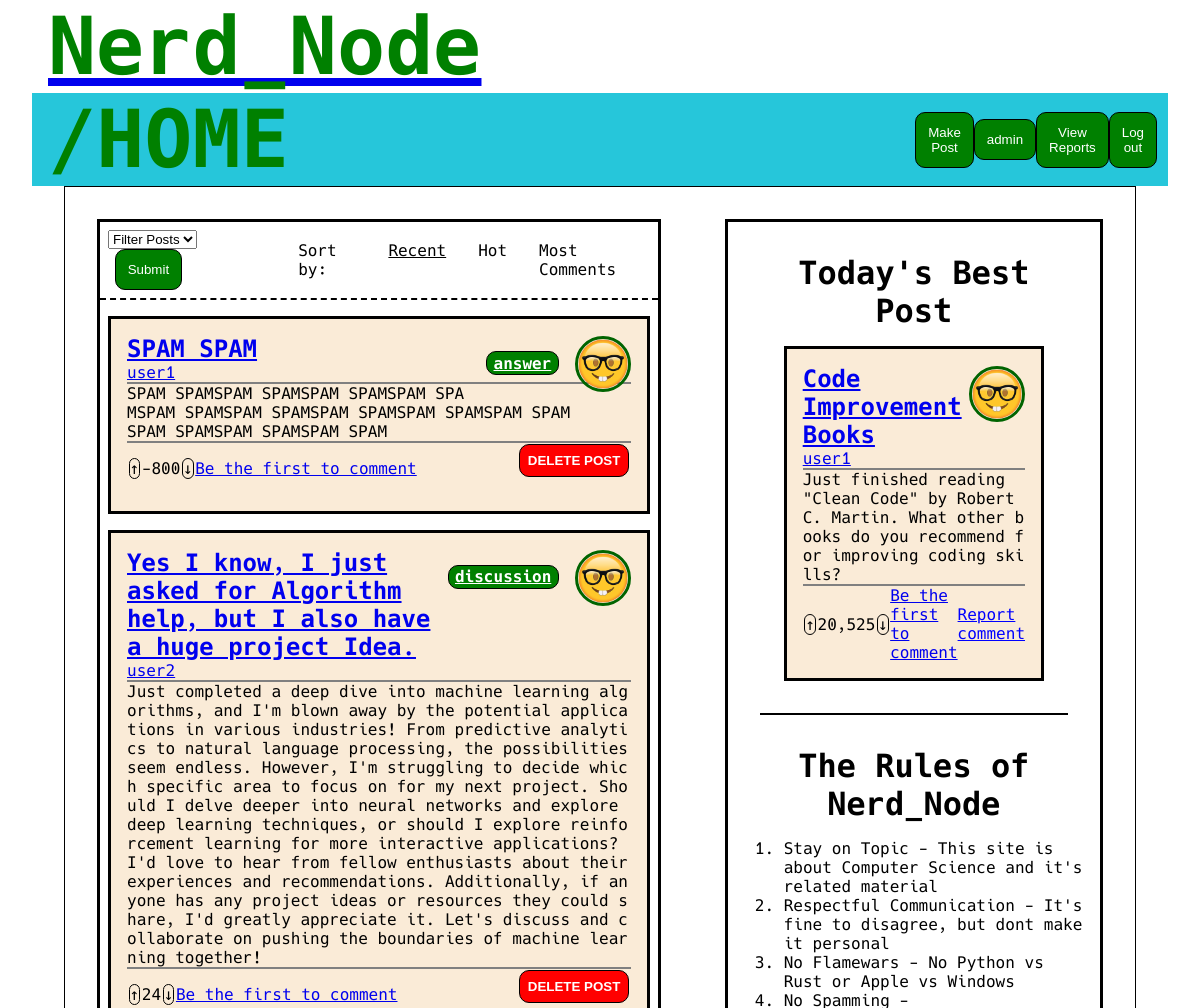
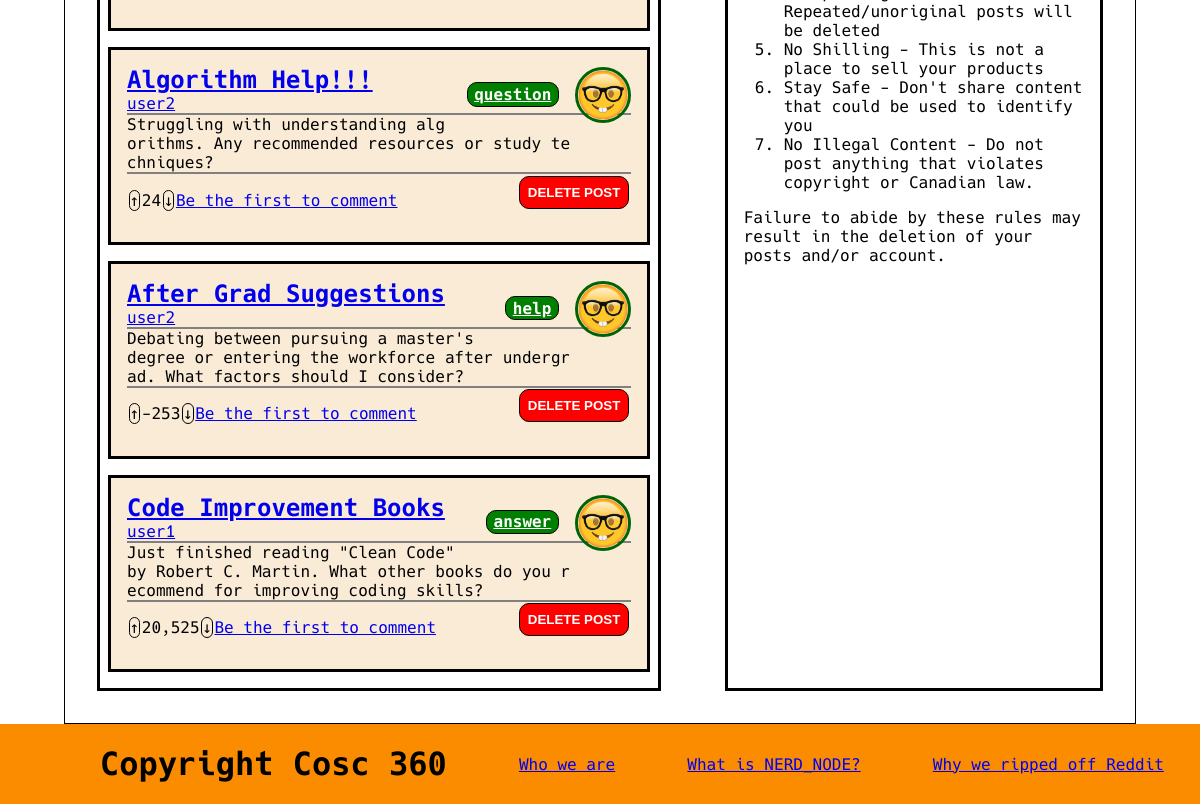
/ (signed in), run on the app's committed database (2 pictures, top to bottom).
### tables this page shows
CREATE TABLE post (
	id int AUTO_INCREMENT,
	title varchar(255),
    poster int,
    content TEXT(65535),
    likes int,
    reported boolean,
    sku varchar(255),
    PRIMARY KEY (id),
    FOREIGN KEY (poster) REFERENCES siteUser(id) ON DELETE CASCADE
);

CREATE TABLE siteUser (
	id int AUTO_INCREMENT,
	username varchar(255) UNIQUE,
	password varchar(255),
    email varchar(255) UNIQUE,
    profilePicture varchar(255),
    isAdmin boolean,
    isDisabled boolean,
    PRIMARY KEY (id)
);

### src/loadPosts.php (called while the page is built, shortened)
<?php
$host = DBHOST;
$database = DBNAME;
$user = DBUSER;
$pass = DBPASS;
$connection = new mysqli($host, $user, $pass, $database, "3306");
include "getQueries.php";
$where = '';
$sql = "SELECT post.id, post.title, siteUser.username, siteUser.profilePicture, post.sku, post.content,
               post.likes, COUNT(comment.id) AS comments, (ABS(post.likes)) AS heat, GROUP_CONCAT(postTag.tagName) AS tags
        FROM (post JOIN siteUser ON post.poster = siteUser.id)
             LEFT JOIN comment ON comment.originalPost = post.id
             LEFT JOIN postTag ON postTag.postId = post.id
        WHERE siteUser.isDisabled = false $where
        GROUP BY post.id $orderBy";
$posts = array();
$stmt = $connection->prepare($sql);
if($stmt->execute()) {
    $result = $stmt->get_result();
};
?>

### src/getQueries.php (called while the page is built, shortened)
<?php
switch ($_GET['o'] ?? '') {
    default:
        $orderBy = ' ORDER BY id DESC';
        break;
}
?>

### src/renderPosts.php (the view, shortened to what this page needs)
<?php
include_once "renderProfilePicture.php";
function renderPost($post, $isAdmin, $addTag) {
    $username = $post['author'];
    $commentText = $post['commentCount'] ? "Leave a comment (".$post['commentCount'].")" : "Be the first to comment";
    $tags = $post['tags'][0] ?? "NAN";
    echo "<div class=\"post\">";
    renderProfilePicture($username, $post['pfp']);
    if($addTag) {
        echo "<a href='".SITEROOT."?tag=".$tags."' class='tags'>".$tags."</a>";
    }
    echo "<h3>
            <a href='".SITEROOT."node?title=".$post['sku']."'>".$post['title']."</a>
    </h3>
    <p>";
    echo "<a href='".SITEROOT."nerd?username=".$username."'>".$username."</a>
    </p>
    <p>".$post['content']."
    </p>
    <div class='interactionBar'>
        <div class='arrow' onclick='upvote(".$post['id'].", 5)'> &uarr; </div>
        <div id='post-".$post['id']."'>".$post['likes']." </div>
        <div class='arrow' onclick='downvote(".$post['id'].", 2)'> &darr; </div>
        <div>
            <a href='".SITEROOT."node?title=".$post['sku']."'>".$commentText."</a>
        </div>
        <div class='spacer'></div>";
    if(isset($_SESSION['sessionUserId'])){
        if(!$isAdmin)
            echo "<div class='report' id='rep-".$post['id']."' onclick='report(".$post['id'].", 2)'> Report comment</div>";
        else
            echo "<form name='commentForm' action='deleteItem.php' method='post'>
        <input type='hidden' id='id' name='id' value='".$post["id"]."'>
        <input type='hidden' id='reporter' name='reporter' value='".$_SESSION['sessionUserId']."'>
        <input type='hidden' id='table' name='table' value='post'>
        <input type='submit' id='delete' value='DELETE POST'>
        </form>";
    }
    echo "</div></div>";
}
?>

### src/index.php (shortened to what this page needs)
<?php
include_once "loadPosts.php";
include_once "renderPosts.php";
include_once "renderProfilePicture.php";
?>
<!DOCTYPE html>
<html lang="en">
    <head>
        <link rel="stylesheet" href="public/css/reset.css">
        <link rel="stylesheet" href="public/css/home.css">
        <link rel="stylesheet" href="public/font/hack.css">
    </head>
    <body>
        <header>
            <?php include "components/headerBar.php"; ?>
        </header>
        <main>
            <div class="center">
                <div class="searchBar">
                    <form>
                        <select id="tag" name="tag">
                            <option value="">Filter Posts</option>
                        </select>
                        <input type="submit" id="submit">
                    </form>
                    <div class="sorter">
                        <ul>
                            <li>Sort by:</li>
                            <li>
                                <a href="<?php echo SITEROOT;?>?o=recent" id="sortedBy">Recent</a>
                            </li>
                            <li>
                                <a href="<?php echo SITEROOT;?>?o=hot">Hot</a>
                            </li>
                            <li>
                                <a href="<?php echo SITEROOT;?>?o=comments">Most Comments</a>
                            </li>
                        </ul>
                    </div>
                </div>
                <?php
                if($posts) {
                    foreach($posts as $post) {
                        renderPost($post, isset($_SESSION["isAdmin"]), true);
                    }
                } else {
                    echo "There are no posts available...";
                }
                ?>
            </div>
            <?php include "components/sidebar.php"; ?>
        </main>
        <?php include "components/footer.php"; ?>
    </body>
</html>

### src/renderProfilePicture.php
<?php
function renderProfilePicture($username, $picture) {
    echo "<img class='pfp' src='".SITEROOT."public/images/profiles/$picture' alt='$username\'s profile picture' width='50' height='50'>";
}
?>

### src/public/css/home.css (style rules this page uses)
html { font-family: "Hack"; }
header { padding: 0em 2em; }
.center { flex: 1; }
.center, .sidebar, .post { border: medium solid black; }
.sidebar div { padding:1em; }
.center, .sidebar { margin: 2em 2em; }
main { display: flex; height:auto; min-height:80vh; margin: 0em 4em; }
.post { background-color:antiquewhite; margin:1em 0.5em; padding:1em; }
.post p { border-bottom: 2px solid grey; word-break: break-all; }
.post .interactionBar { display:flex; align-items: center; justify-content: space-evenly; }
.post div { padding: 0em; }
#bestPost .post { max-height: 50%; }
#submit { background-color: green; color: white; padding: 0.9em 0.9em 0.9em 0.9em; border-radius: 10px; border: 1px solid black; }
.searchBar { display:flex; border-bottom: 2px dashed black; }
.searchBar form, .searchBar .sorter { padding:0.5em; margin:auto; }
form input { margin:0em 0.5em; }
.sorter ul { list-style-type: none; display: flex; }
.sorter li { margin: 0em 1em; }
.sorter a { color: black; text-decoration: none; }
.sorter a:hover, .sorter #sortedBy { text-decoration: underline; }
h3 { font-size:1.5em; font-weight:bold; }
form #submit { cursor:pointer; }
main { border: 1px solid black; }
.pfp { border: 3px solid darkgreen; border-radius: 50%; float: right; margin-bottom: 1em; margin-top: 1em; }
form #delete { cursor:pointer; background-color: red; color: white; padding: 0.6em; margin: 0.1em; border-radius: 10px; border: 1px solid black; font-weight: bold; }
.interactionBar .arrow { border-radius: 10px; margin: 0px 0.1em; border: 1px solid black; cursor:pointer; }
.report { color: blue; text-decoration: underline; cursor:pointer; }
.tags { padding: 0.1em 0.4em; border-radius: 10px; border: 0.1em solid black; color: white; font-weight: bold; margin: 1em 1em; background-color: green; }

### src/renderPosts.php (style rules this page uses)
.post { position: relative; }
.tags { float:right; right: 0.1em; }
.pfp { position: relative; width: 50px; bottom: 15px; }

### data on the page
post: poster.profilePicture (placeholder picture), tags "answer", title "SPAM SPAM", poster.username "user1", content "SPAM SPAMSPAM SPAMSPAM SPAMSPAM SPAMSPAM SPAMSPAM SPAMSPAM SPAMSPAM SPAMSPAM SPAMSPAM SPAMSPAM SPAMSPAM SPAM", likes "-800", commentText "Be the first to comment"
post: poster.profilePicture (placeholder picture), tags "discussion", title "Yes I know, I just asked for Algorithm help, but I also have a huge project Idea.", poster.username "user2", content "Just completed a deep dive into machine learning algorithms, and I'm blown away by the potential applications in various industries! From predictive analytics to natural language processing, the possibilities seem endless. However, I'm struggling to decide which specific area to focus on for my next project. Should I delve deeper into neural networks and explore deep learning techniques, or should I explore reinforcement learning for more interactive applications? I'd love to hear from fellow enthusiasts about their experiences and recommendations. Additionally, if anyone has any project ideas or resources they could share, I'd greatly appreciate it. Let's discuss and collaborate on pushing…", likes "24", commentText "Be the first to comment"
post: poster.profilePicture (placeholder picture), tags "question", title "Algorithm Help!!!", poster.username "user2", content "Struggling with understanding algorithms. Any recommended resources or study techniques?", likes "24", commentText "Be the first to comment"
post: poster.profilePicture (placeholder picture), tags "help", title "After Grad Suggestions", poster.username "user2", content "Debating between pursuing a master's degree or entering the workforce after undergrad. What factors should I consider?", likes "-253", commentText "Be the first to comment"
post: poster.profilePicture (placeholder picture), tags "answer", title "Code Improvement Books", poster.username "user1", content "Just finished reading \"Clean Code\" by Robert C. Martin. What other books do you recommend for improving coding skills?", likes "20,525", commentText "Be the first to comment"

### other printed values
$url "/HOME"
$_SESSION["sessionUsername"] "admin"
$post['title'] "Code Improvement Books"
$username "user1"
$post['content'] "Just finished reading \"Clean Code\" by Robert C. Martin. What other books do you recommend for improving coding skills?"
$post['likes'] "20,525"
$commentText "Be the first to comment"
